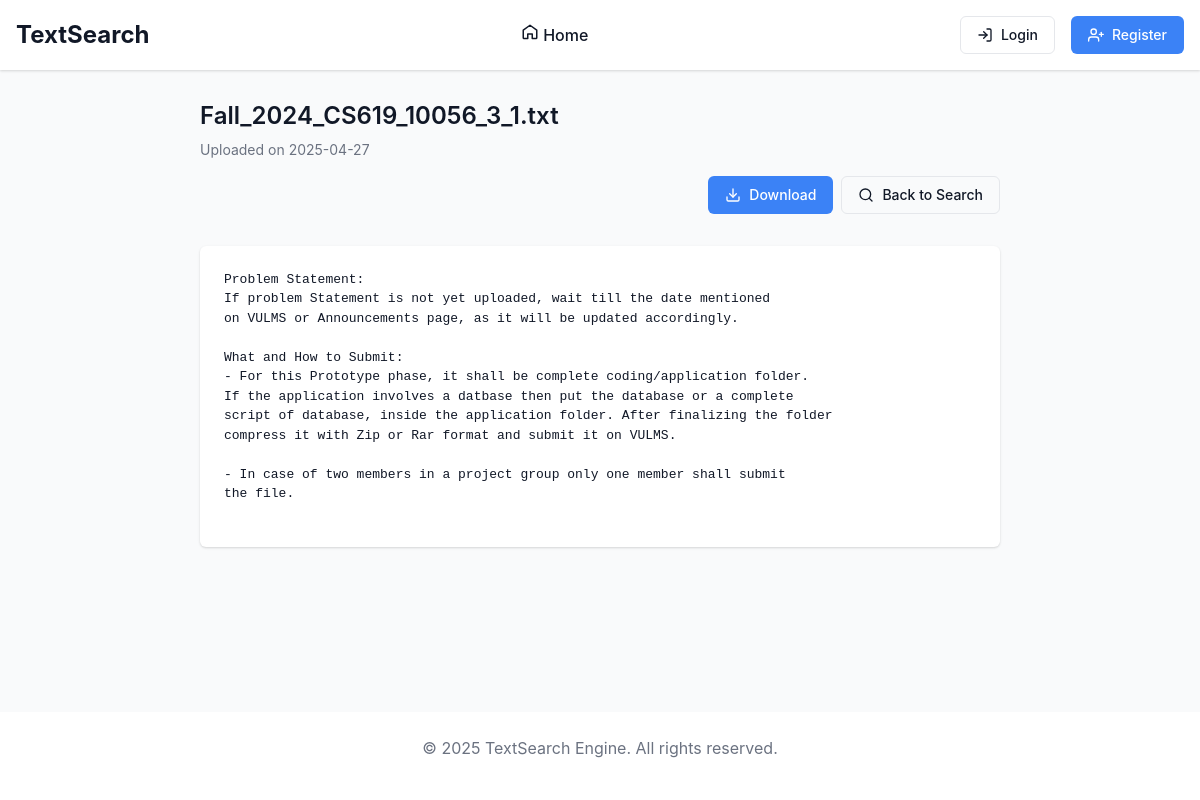
Screenshot of /document/12/view with the database file from the repository.
### tables this page shows
CREATE TABLE documents (
    id INTEGER PRIMARY KEY AUTOINCREMENT,
    filename TEXT NOT NULL,
    original_filename TEXT NOT NULL,
    user_id INTEGER,
    upload_date TIMESTAMP DEFAULT CURRENT_TIMESTAMP,
    FOREIGN KEY (user_id) REFERENCES users(id)
);

### app.py (the view)
@app.route('/document/<int:document_id>/view')
def view_document(document_id):
    conn = get_db_connection()
    document = conn.execute('SELECT * FROM documents WHERE id = ?', (document_id,)).fetchone()
    conn.close()
    if not document:
        flash('Document not found', 'error')
        return redirect(url_for('index'))
    file_path = os.path.join(app.config['UPLOAD_FOLDER'], document['filename'])
    try:
        with open(file_path, 'r', encoding='utf-8') as f:
            content = f.read()
        return render_template('view_document.html', document=document, content=content)
    except Exception as e:
        flash(f'Error reading document: {str(e)}', 'error')
        return redirect(url_for('index'))

### app.py (called while the page is built)
def get_db_connection():
    conn = sqlite3.connect(DATABASE)
    conn.row_factory = sqlite3.Row  #initialize
    return conn

### templates/view_document.html (shortened to what this page needs)
{% extends 'layout.html' %}
{% block content %}
<div class="document-view">
    <div class="document-header">
        <h2>{{ document.original_filename }}</h2>
        <div class="document-meta">
            <p>Uploaded on {{ document.upload_date.split(' ')[0] }}</p>
        </div>
        <div class="document-actions">
            <a href="{{ url_for('download_document', document_id=document.id) }}" class="btn">
                Download
            </a>
            <a href="{{ url_for('index') }}" class="btn btn-outline">
                <svg xmlns="http://www.w3.org/2000/svg" width="16" height="16" viewBox="0 0 24 24" fill="none" stroke="currentColor" stroke-width="2" stroke-linecap="round" stroke-linejoin="round"><circle cx="11" cy="11" r="8"></circle><line x1="21" y1="21" x2="16.65" y2="16.65"></line></svg>
                Back to Search
            </a>
        </div>
    </div>
    <div class="document-content">
        <pre>{{ content }}</pre>
    </div>
</div>
{% endblock %}

### static/css/styles.css (style rules this page uses)
:root { --primary-color: #3b82f6; --primary-hover: #2563eb; --secondary-color: #6b7280; --success-color: #10b981; --danger-color: #ef4444; --warning-color: #f59e0b; --info-color: #3b82f6; --light-color: #f3f4f6; --dark-color: #1f2937; --body-bg: #f9fafb; --card-bg: #ffffff; --text-color: #111827; --text-muted: #6b7280; --border-color: #e5e7eb; --shadow: 0 1px 3px 0 rgba(0, 0, 0, 0.1), 0 1px 2px 0 rgba(0, 0, 0, 0.06); --shadow-md: 0 4px 6px -1px rgba(0, 0, 0, 0.1), 0 2px 4px -1px rgba(0, 0, 0, 0.06); --shadow-lg: 0 10px 15px -3px rgba(0, 0, 0, 0.1), 0 4px 6px -2px rgba(0, 0, 0, 0.05); --radius: 0.375rem; --transition: all 0.2s ease-in-out; }
* { margin: 0; padding: 0; box-sizing: border-box; }
body { font-family: -apple-system, BlinkMacSystemFont, "Segoe UI", Roboto, Helvetica, Arial, sans-serif; line-height: 1.5; color: var(--text-color); background-color: var(--body-bg); min-height: 100vh; display: flex; flex-direction: column; }
h1, h2, h3, h4, h5, h6 { margin-bottom: 0.5rem; font-weight: 600; line-height: 1.2; }
h2 { font-size: 1.5rem; }
p { margin-bottom: 1rem; }
a { color: var(--primary-color); text-decoration: none; transition: var(--transition); }
.btn { display: inline-flex; align-items: center; justify-content: center; gap: 0.5rem; padding: 0.5rem 1rem; font-size: 0.875rem; font-weight: 500; line-height: 1.25rem; border-radius: var(--radius); border: 1px solid transparent; cursor: pointer; transition: var(--transition); background-color: var(--primary-color); color: white; }
.btn-outline { background-color: transparent; border-color: var(--border-color); color: var(--text-color); }
.document-view { max-width: 800px; margin: 0 auto; }
.document-header { margin-bottom: 2rem; }
.document-meta { color: var(--text-muted); font-size: 0.875rem; margin-bottom: 1rem; }
.document-actions { display: flex; gap: 0.5rem; margin-top: 1rem; }
.document-content { background-color: var(--card-bg); border-radius: var(--radius); box-shadow: var(--shadow); padding: 1.5rem; overflow-x: auto; }
.document-content pre { white-space: pre-wrap; word-wrap: break-word; font-family: monospace; }
.document-meta { color: var(--text-muted); font-size: 0.875rem; }
.document-actions { display: flex; gap: 0.5rem; justify-content: flex-end; }

### rows the page displays
documents: original_filename "Fall_2024_CS619_10056_3_1.txt", upload_date "2025-04-27"
